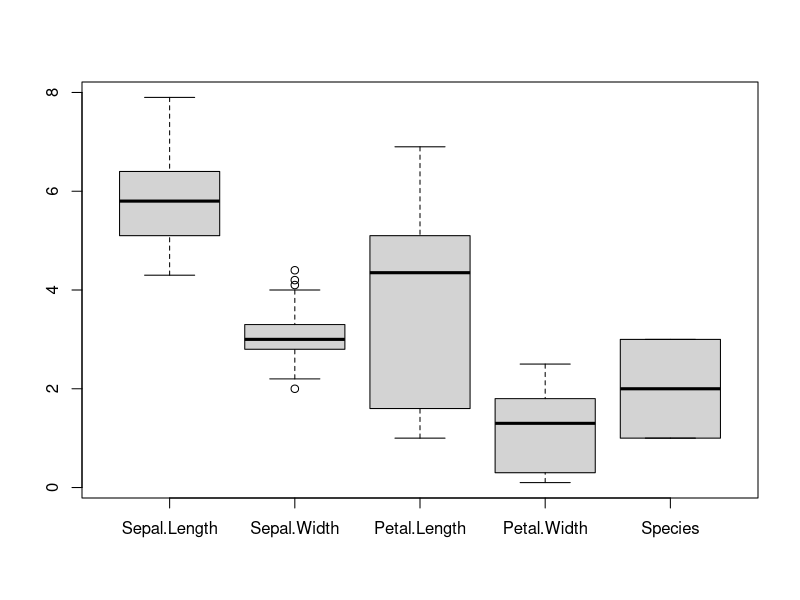

Source code (R):
## ---- chunk 1
knitr::opts_chunk$set(echo = TRUE)
## ---- chunk 2
# summary(iris)
## ---- chunk 3
boxplot(iris)
